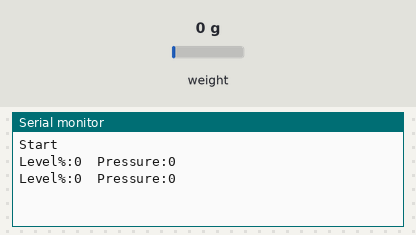
This sketch was run on a simulated ESP32. Shown: the last lines printed to the serial monitor. Inputs (shaded band) come from the test bench; at power-on: weight on the scale 0 g.

Above: at 5.8 s.
5.9 s: weight on the scale set to 100 g
At 8.4 s:
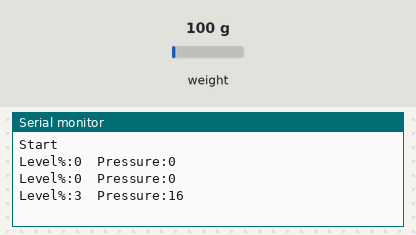
9.7 s: weight on the scale set to 1250 g
At 10.9 s:
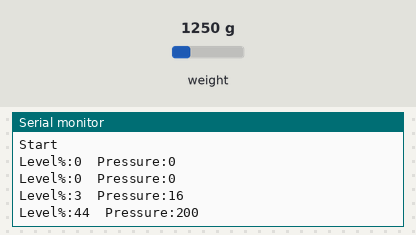
Timing chart, 0 to 12.7 s (numbered marks = the images above; inputs shaded):
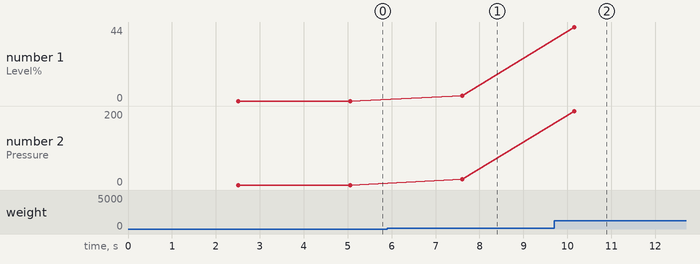

The sketch:

sketch_PressureSens_test.ino
```cpp
#include <HX711.h>

#define LOADCELL_DOUT_PIN 32
#define LOADCELL_SCK_PIN 33

HX711 scale;


void setup() {
  Serial.begin(115200);
  delay(10);
  scale.begin(LOADCELL_DOUT_PIN, LOADCELL_SCK_PIN);
  Serial.println("Start");
}

void loop() {

  float pressure_sum = 0;
  int p_sum = 0;
  float pressure_start;
  //Serial.print("Raw value: ");
  //Serial.println(scale.read());
  int pressure = (scale.read_average(25));
  //pressure_start = (scale.read_average(25));
  //pressure = pressure - 2450000;     // add offset
  //pressure = pressure * (-0.000018); // add scale factor

  for(int i=0; i<=9; i++)
  {
    //float pressure = (scale.read_average(5));
    //pressure_sum =
    //p_sum = p_sum + ( ( scale.read_average(10) * (0.0003815) ) / 2 );
  }
  //int pressure_s = p_sum / 10;

  //float pressure_r = pressure * (0.001);
  int pressure_s = ( pressure * (0.0003815) );
  int p_percent = map(pressure_s, 0, 450, 0, 100);
  //int pressure_s = pressure * (0.000003815);
  Serial.print("Level%:");
  //Serial.println(pressure,HEX);
  //Serial.println(pressure_s);

  Serial.print(p_percent);

  Serial.print("  Pressure:");
  Serial.println(pressure_s);

  delay(50);

}
```

Measured:
- after the input at 5.9 s, the serial monitor: prints a new line after 1.7 s (image 1)
- after the input at 9.7 s, the serial monitor: prints a new line after 0.46 s (image 2)
- plotted number 1: 0 → 3 after the input at 5.9 s, 3 → 44 after the input at 9.7 s
- plotted number 2: 0 → 16 after the input at 5.9 s, 16 → 200 after the input at 9.7 s
